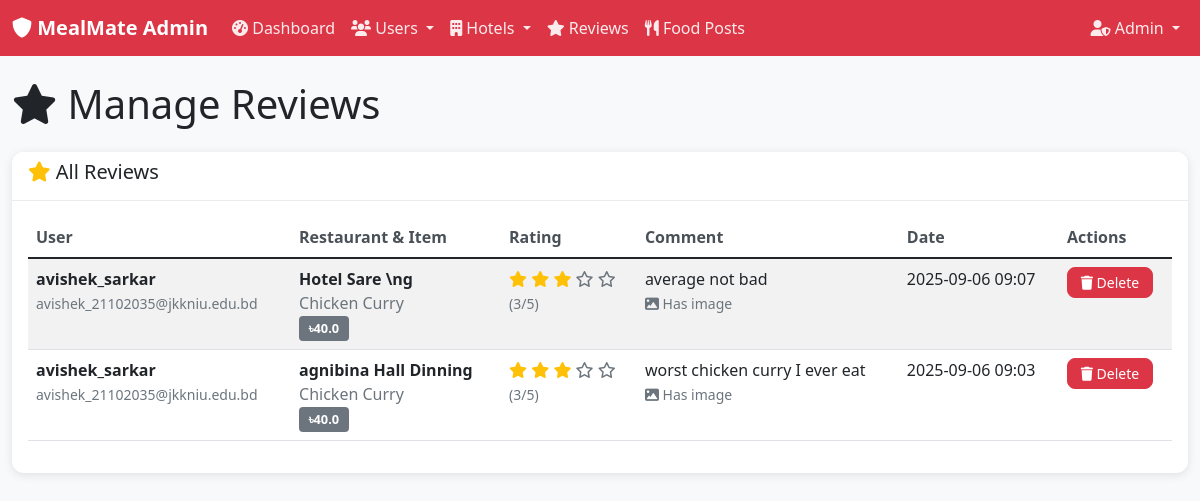
Page /admin/reviews (signed in) on the committed database.
### models.py (models this page shows, shortened)
class Review(db.Model):
    __tablename__ = 'reviews'
    id = db.Column(db.Integer, primary_key=True)
    user_id = db.Column(db.Integer, db.ForeignKey('users.id'), nullable=False)
    menu_item_id = db.Column(db.Integer, db.ForeignKey('menu_items.id'), nullable=False)
    rating = db.Column(db.Integer, nullable=False)  # 1-5 stars
    comment = db.Column(db.Text, nullable=True)
    image_url = db.Column(db.String(255), nullable=True)
    created_at = db.Column(db.DateTime, default=datetime.utcnow)
    expires_at = db.Column(db.DateTime, default=lambda: datetime.utcnow() + timedelta(hours=24))
    __table_args__ = (
        db.CheckConstraint('rating >= 1 AND rating <= 5', name='valid_rating'),
        db.UniqueConstraint('user_id', 'menu_item_id', name='unique_user_review'),
    )

class User(db.Model):
    __tablename__ = 'users'
    id = db.Column(db.Integer, primary_key=True)
    username = db.Column(db.String(80), unique=True, nullable=False)
    reg_number = db.Column(db.String(20), unique=True, nullable=False)
    email = db.Column(db.String(120), unique=True, nullable=False)
    password_hash = db.Column(db.String(255), nullable=False)
    created_at = db.Column(db.DateTime, default=datetime.utcnow)
    is_active = db.Column(db.Boolean, default=True)
    is_approved = db.Column(db.Boolean, default=False)  # Admin approval required
    approved_by = db.Column(db.Integer, db.ForeignKey('admins.id'), nullable=True)
    approved_at = db.Column(db.DateTime, nullable=True)
    reviews = db.relationship('Review', backref='user', lazy=True, cascade='all, delete-orphan')
    food_posts = db.relationship('StudentFoodPost', backref='user', lazy=True, cascade='all, delete-orphan')

class HotelOwner(db.Model):
    __tablename__ = 'hotel_owners'
    id = db.Column(db.Integer, primary_key=True)
    username = db.Column(db.String(80), unique=True, nullable=False)
    email = db.Column(db.String(120), unique=True, nullable=False)
    password_hash = db.Column(db.String(255), nullable=False)
    hotel_name = db.Column(db.String(100), nullable=False)
    hotel_address = db.Column(db.Text, nullable=False)
    contact_number = db.Column(db.String(15), nullable=False)
    license_number = db.Column(db.String(50), nullable=True)
    is_verified = db.Column(db.Boolean, default=False)
    is_approved = db.Column(db.Boolean, default=False)  # Admin approval required
    approved_by = db.Column(db.Integer, db.ForeignKey('admins.id'), nullable=True)
    approved_at = db.Column(db.DateTime, nullable=True)
    created_at = db.Column(db.DateTime, default=datetime.utcnow)
    is_active = db.Column(db.Boolean, default=True)
    menu_items = db.relationship('MenuItem', backref='hotel_owner', lazy=True, cascade='all, delete-orphan')

class MenuItem(db.Model):
    __tablename__ = 'menu_items'
    id = db.Column(db.Integer, primary_key=True)
    hotel_owner_id = db.Column(db.Integer, db.ForeignKey('hotel_owners.id'), nullable=False)
    item_name = db.Column(db.String(100), nullable=False)
    description = db.Column(db.Text, nullable=True)
    price = db.Column(db.Float, nullable=False)
    category = db.Column(db.String(50), nullable=False)  # breakfast, lunch, dinner, snacks
    image_url = db.Column(db.String(255), nullable=True)
    is_available = db.Column(db.Boolean, default=True)
    created_at = db.Column(db.DateTime, default=datetime.utcnow)
    expires_at = db.Column(db.DateTime, default=lambda: datetime.utcnow() + timedelta(hours=24))
    reviews = db.relationship('Review', backref='menu_item', lazy=True, cascade='all, delete-orphan')

### app.py (the view)
    @app.route('/admin/reviews')
    def admin_reviews():
        if not require_admin_login():
            return redirect(url_for('admin_login'))
        reviews = Review.query.order_by(Review.created_at.desc()).all()
        return render_template('admin/reviews.html', reviews=reviews, current_admin=get_current_admin())

### templates/admin/reviews.html (shortened to what this page needs)
{% extends "admin/base.html" %}
{% block content %}
<div class="row">
    <div class="col-12">
        <h1 class="mb-4">
            <i class="fas fa-star"></i> Manage Reviews
        </h1>
    </div>
</div>
<div class="row">
    <div class="col-12">
        <div class="card">
            <div class="card-header">
                <h5><i class="fas fa-star text-warning"></i> All Reviews</h5>
            </div>
            <div class="card-body">
                {% if reviews %}
                <div class="table-responsive">
                    <table class="table table-striped">
                        <thead>
                            <tr>
                                <th>User</th>
                                <th>Restaurant & Item</th>
                                <th>Rating</th>
                                <th>Comment</th>
                                <th>Date</th>
                                <th>Actions</th>
                            </tr>
                        </thead>
                        <tbody>
                            {% for review in reviews %}
                            <tr id="review-{{ review.id }}">
                                <td>
                                    <strong>{{ review.user.username }}</strong><br>
                                    <small class="text-muted">{{ review.user.email }}</small>
                                </td>
                                <td>
                                    <strong>{{ review.menu_item.hotel_owner.hotel_name }}</strong><br>
                                    <span class="text-muted">{{ review.menu_item.item_name }}</span><br>
                                    <span class="badge bg-secondary">৳{{ review.menu_item.price }}</span>
                                </td>
                                <td>
                                    <div class="rating">
                                        {% for i in range(1, 6) %}
                                            {% if i <= review.rating %}
                                                <i class="fas fa-star text-warning"></i>
                                            {% else %}
                                                <i class="far fa-star text-muted"></i>
                                            {% endif %}
                                        {% endfor %}
                                        <br>
                                        <small class="text-muted">({{ review.rating }}/5)</small>
                                    </div>
                                </td>
                                <td>
                                    <div class="comment-preview">
                                        {% if review.comment|length > 100 %}
                                            {{ review.comment[:100] }}...
                                        {% else %}
                                            {{ review.comment }}
                                        {% endif %}
                                        {% if review.image_url %}
                                            <br><small class="text-muted"><i class="fas fa-image"></i> Has image</small>
                                        {% endif %}
                                    </div>
                                </td>
                                <td>{{ review.created_at.strftime('%Y-%m-%d %H:%M') }}</td>
                                <td>
                                    <button class="btn btn-danger btn-sm"
                                            onclick="deleteReview({{ review.id }}, '{{ review.user.username }}')">
                                        <i class="fas fa-trash"></i> Delete
                                    </button>
                                </td>
                            </tr>
                            {% endfor %}
                        </tbody>
                    </table>
                </div>
                {% else %}
                <div class="text-center py-5">
                    <i class="fas fa-star fa-3x text-muted mb-3"></i>
                    <h5 class="text-muted">No reviews found</h5>
                    <p class="text-muted">No reviews have been posted yet.</p>
                </div>
                {% endif %}
            </div>
        </div>
    </div>
</div>
{% endblock %}

### templates/admin/base.html (shortened to what this page needs)
<!DOCTYPE html>
<html lang="en">
<head>
    <link href="https://cdn.jsdelivr.net/npm/bootstrap@5.1.3/dist/css/bootstrap.min.css" rel="stylesheet">
    <link rel="stylesheet" href="https://cdnjs.cloudflare.com/ajax/libs/font-awesome/6.0.0/css/all.min.css">
    <link rel="stylesheet" href="{{ url_for('static', filename='css/admin.css') }}">
</head>
<body>
    <nav class="navbar navbar-expand-lg navbar-dark bg-danger">
        <div class="container-fluid">
            <a class="navbar-brand" href="{{ url_for('admin_dashboard') }}">
                <i class="fas fa-shield-alt"></i> MealMate Admin
            </a>
            <div class="collapse navbar-collapse" id="adminNavbar">
                <ul class="navbar-nav me-auto">
                    <li class="nav-item">
                        <a class="nav-link" href="{{ url_for('admin_dashboard') }}">
                            <i class="fas fa-tachometer-alt"></i> Dashboard
                        </a>
                    </li>
                    <li class="nav-item dropdown">
                        <a class="nav-link dropdown-toggle" href="#" id="usersDropdown" role="button" data-bs-toggle="dropdown">
                            <i class="fas fa-users"></i> Users
                        </a>
                    </li>
                    <li class="nav-item dropdown">
                        <a class="nav-link dropdown-toggle" href="#" id="hotelsDropdown" role="button" data-bs-toggle="dropdown">
                            <i class="fas fa-building"></i> Hotels
                        </a>
                    </li>
                    <li class="nav-item">
                        <a class="nav-link" href="{{ url_for('admin_reviews') }}">
                            <i class="fas fa-star"></i> Reviews
                        </a>
                    </li>
                    <li class="nav-item">
                        <a class="nav-link" href="{{ url_for('admin_food_posts') }}">
                            <i class="fas fa-utensils"></i> Food Posts
                        </a>
                    </li>
                </ul>
                <ul class="navbar-nav">
                    <li class="nav-item dropdown">
                        <a class="nav-link dropdown-toggle" href="#" id="adminDropdown" role="button" data-bs-toggle="dropdown">
                            <i class="fas fa-user-shield"></i>
                            {% if current_admin %}{{ current_admin.username }}{% else %}Admin{% endif %}
                        </a>
                    </li>
                </ul>
            </div>
        </div>
    </nav>
    <div class="container-fluid mt-4">
        {% block content %}{% endblock %}
    </div>
</body>
</html>

### static/css/admin.css (style rules this page uses)
body { background-color: #f8f9fa; }
.navbar-brand { font-weight: bold; }
.navbar-nav .nav-link { font-weight: 500; color: rgba(255, 255, 255, 0.9) !important; }
.card { border: none; border-radius: 12px; box-shadow: 0 2px 10px rgba(0, 0, 0, 0.1); margin-bottom: 1.5rem; }
.card-header { background-color: white; border-bottom: 1px solid #e9ecef; border-radius: 12px 12px 0 0 !important; font-weight: 600; }
.table th { font-weight: 600; color: #495057; border-top: none; }
.badge { font-size: 0.8rem; padding: 0.4rem 0.6rem; }
.btn { border-radius: 8px; font-weight: 500; }
.btn-sm { padding: 0.25rem 0.8rem; font-size: 0.875rem; }
.table-responsive { border-radius: 8px; }
.badge.bg-secondary { background-color: #6c757d !important; }

### rows in the picture
Review: user.username "avishek_sarkar", user.email "avishek_21102035@jkkniu.edu.bd", menu_item.hotel_owner.hotel_name "Hotel Sare \\ng", menu_item.item_name "Chicken Curry", menu_item.price "40.0", rating "3", comment "average not bad", shows "Has image", created_at "2025-09-06 09:07"
Review: user.username "avishek_sarkar", user.email "avishek_21102035@jkkniu.edu.bd", menu_item.hotel_owner.hotel_name "agnibina Hall Dinning", menu_item.item_name "Chicken Curry", menu_item.price "40.0", rating "3", comment "worst chicken curry I ever eat", shows "Has image", created_at "2025-09-06 09:03"
